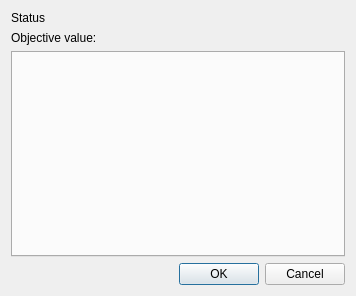
<?xml version="1.0" encoding="UTF-8"?>
<ui version="4.0">
 <class>SolutionDialog</class>
 <widget class="QDialog" name="SolutionDialog">
  <property name="geometry">
   <rect>
    <x>0</x>
    <y>0</y>
    <width>356</width>
    <height>296</height>
   </rect>
  </property>
  <property name="windowTitle">
   <string>Dialog</string>
  </property>
  <layout class="QVBoxLayout" name="verticalLayout">
   <item>
    <layout class="QGridLayout" name="gridLayout">
     <item row="0" column="0">
      <widget class="QLabel" name="label">
       <property name="text">
        <string>Status</string>
       </property>
      </widget>
     </item>
     <item row="0" column="1">
      <widget class="QLabel" name="label_status">
       <property name="text">
        <string/>
       </property>
      </widget>
     </item>
     <item row="0" column="2" rowspan="2">
      <spacer name="horizontalSpacer">
       <property name="orientation">
        <enum>Qt::Horizontal</enum>
       </property>
       <property name="sizeHint" stdset="0">
        <size>
         <width>40</width>
         <height>20</height>
        </size>
       </property>
      </spacer>
     </item>
     <item row="1" column="0">
      <widget class="QLabel" name="label_3">
       <property name="text">
        <string>Objective value:</string>
       </property>
      </widget>
     </item>
     <item row="1" column="1">
      <widget class="QLabel" name="label_label_objective">
       <property name="text">
        <string/>
       </property>
      </widget>
     </item>
    </layout>
   </item>
   <item>
    <widget class="QTabWidget" name="tabWidget"/>
   </item>
   <item>
    <widget class="QDialogButtonBox" name="buttonBox">
     <property name="orientation">
      <enum>Qt::Horizontal</enum>
     </property>
     <property name="standardButtons">
      <set>QDialogButtonBox::Cancel|QDialogButtonBox::Ok</set>
     </property>
    </widget>
   </item>
  </layout>
 </widget>
 <resources/>
 <connections>
  <connection>
   <sender>buttonBox</sender>
   <signal>accepted()</signal>
   <receiver>SolutionDialog</receiver>
   <slot>accept()</slot>
   <hints>
    <hint type="sourcelabel">
     <x>248</x>
     <y>254</y>
    </hint>
    <hint type="destinationlabel">
     <x>157</x>
     <y>274</y>
    </hint>
   </hints>
  </connection>
  <connection>
   <sender>buttonBox</sender>
   <signal>rejected()</signal>
   <receiver>SolutionDialog</receiver>
   <slot>reject()</slot>
   <hints>
    <hint type="sourcelabel">
     <x>316</x>
     <y>260</y>
    </hint>
    <hint type="destinationlabel">
     <x>286</x>
     <y>274</y>
    </hint>
   </hints>
  </connection>
 </connections>
</ui>
